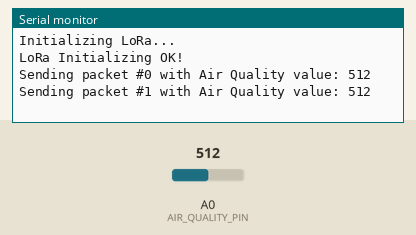
This sketch was run on a simulated Arduino Uno, built with avr-gcc and run on an emulated ATmega328P. Shown: the last lines printed to the serial monitor. Inputs (shaded band) come from the test bench; at power-on: A0 (AIR_QUALITY_PIN) = 512. No radio packets arrive unless stated.

Above: at 10.8 s.
10.9 s: A0 (AIR_QUALITY_PIN) set to 716
At 20.7 s:
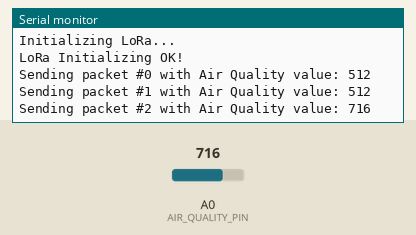
20.9 s: A0 (AIR_QUALITY_PIN) set to 900
At 31.5 s:
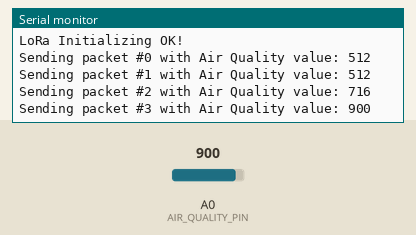
Timing chart, 0 to 33.0 s (numbered marks = the images above; inputs shaded):
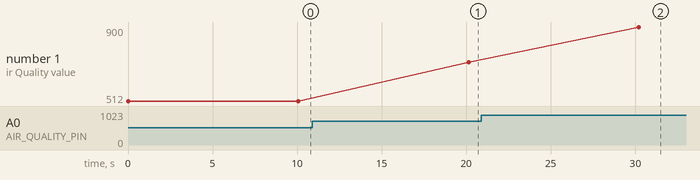

The sketch:

lora_air_quality.ino
```cpp
#include <SPI.h>
#include <LoRa.h>

#define AIR_QUALITY_PIN A0
#define SS_PIN 10
#define RST_PIN 9
#define DIO0_PIN 2
int counter = 0;

void setup() {

  Serial.begin(115200);
  while (!Serial) {
    Serial.println("LoRa Air Quality Sender");
  }
  Serial.println();


  Serial.println("Initializing LoRa...");
  LoRa.setPins(SS_PIN, RST_PIN, DIO0_PIN);
  while (!LoRa.begin(866E6)) {
    Serial.print(".");
    delay(500);
  }


  LoRa.setSyncWord(0xF1);
  Serial.println("LoRa Initializing OK!");
}

void loop() {

  int airQualityValue = analogRead(AIR_QUALITY_PIN);


  Serial.print("Sending packet #");
  Serial.print(counter);
  Serial.print(" with Air Quality value: ");
  Serial.println(airQualityValue);


  LoRa.beginPacket();
  LoRa.print(airQualityValue);
  LoRa.endPacket();


  counter++;
  delay(10000);
}
```

Measured:
- after the input at 10.9 s, the serial monitor: prints a new line after 9.2 s (image 1)
- after the input at 20.9 s, the serial monitor: prints a new line after 9.3 s (image 2)
- plotted number 1: 512 → 716 after the input at 10.9 s, 716 → 900 after the input at 20.9 s
